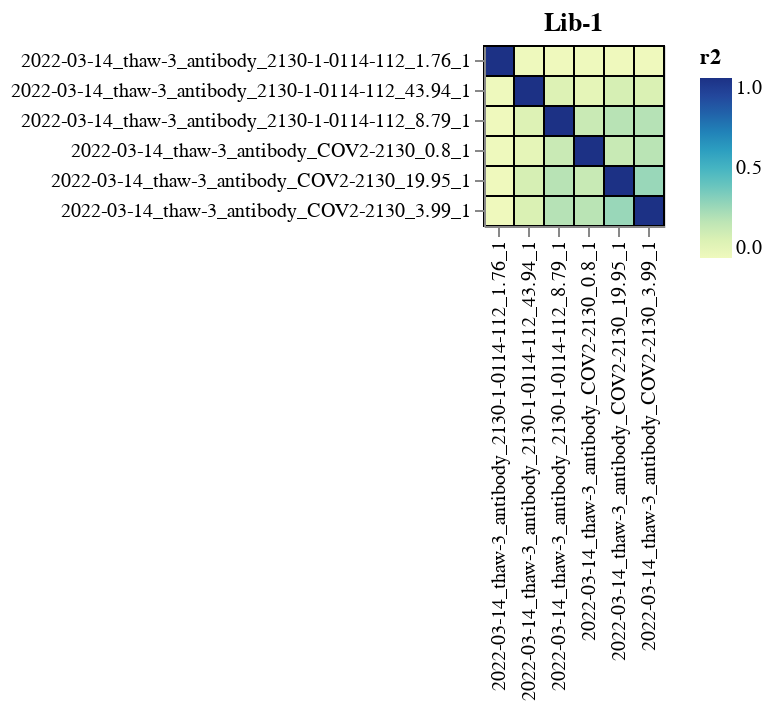
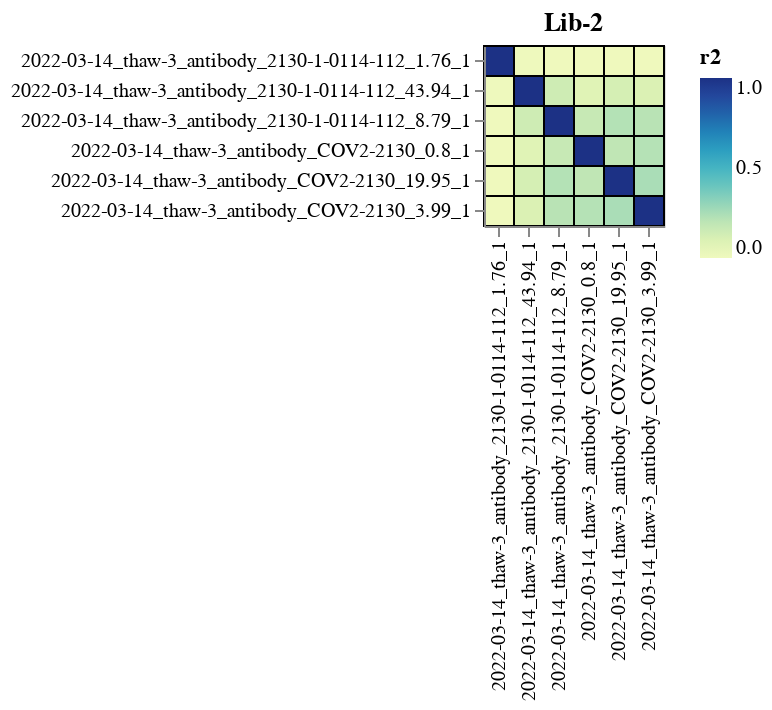

Source (notebook cell) for these figures, in order:
### Code cell
for library, library_corr in corrs.groupby("library"):
    corr_chart = (
        alt.Chart(library_corr)
        .encode(
            alt.X("antibody_sample_1", title=None),
            alt.Y("antibody_sample_2", title=None),
            color=alt.Color("r2", scale=alt.Scale(zero=True)),
            tooltip=[
                alt.Tooltip(c, format=".3g") if c == "r2" else c
                for c in ["library", "antibody_sample_1", "antibody_sample_2", "r2"]
            ],
        )
        .mark_rect(stroke="black")
        .properties(width=alt.Step(15), height=alt.Step(15), title=library)
        .configure_axis(labelLimit=500)
    )
    for s, name in list(zip(selections, selection_names)) + [
        (censored_dropdown_selection, "censored")
    ]:
        if name != "library":
            corr_chart = corr_chart.add_params(s).transform_filter(s)
    display(corr_chart)
